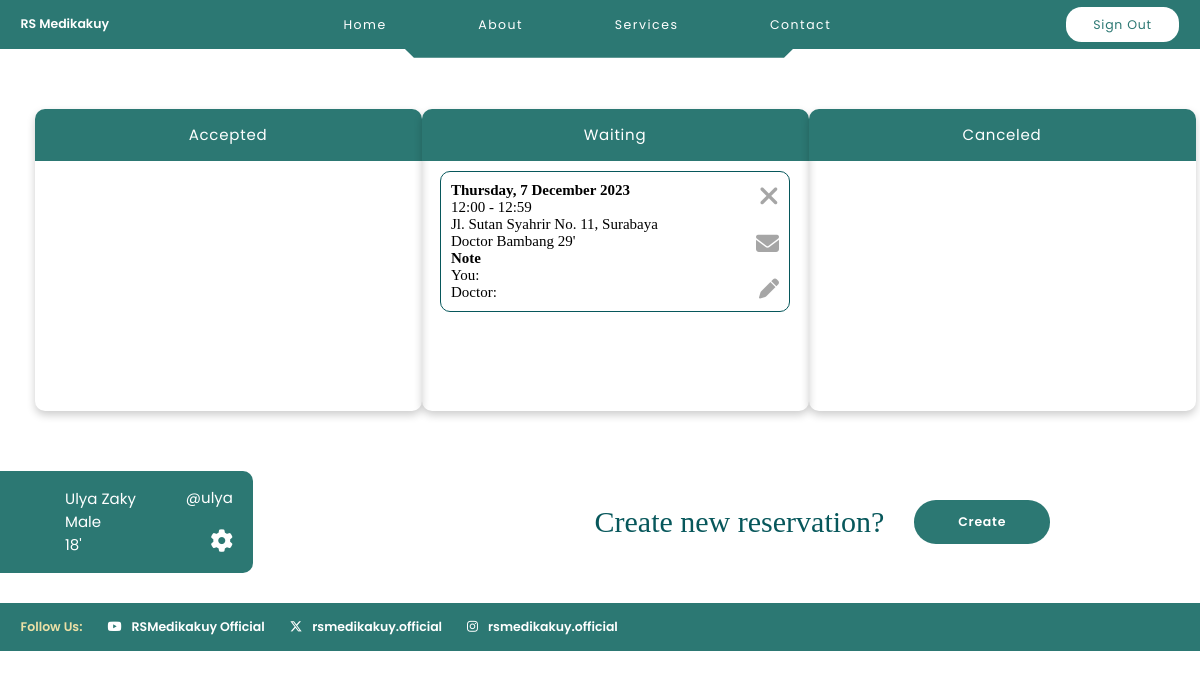
The page /main_patient/6/ on the database its author committed.
### myFirstApp/models.py (models this page shows, shortened)
class Doctor(models.Model):
  username = models.CharField(max_length=200)
  password = models.CharField(max_length=200)
  first_name = models.CharField(max_length=200, default='a')
  last_name = models.CharField(max_length=200, default='a')
  gender = models.CharField(max_length=1, default='m')
  birth_date = models.DateField(default='2003-10-02')
  session = models.CharField(max_length=200, default='a,a')
  day = models.CharField(max_length=200, default='a,a')
  id_hospital = models.CharField(max_length=200)
  @property
  def age(self):
    if self.birth_date:
      today = date.today()
      age = today.year - self.birth_date.year - ((today.month, today.day) < (self.birth_date.month, self.birth_date.day))
      return age
    return None

class Reservation(models.Model):
  date = models.DateField(null=True, blank=True)
  status = models.CharField(max_length=200, default='menunggu')
  message_patient = models.TextField(default='')
  message_doctor = models.TextField(default='')
  id_patient = models.CharField(max_length=200)
  id_hospital = models.CharField(max_length=200)
  id_doctor = models.CharField(max_length=200)
  id_session = models.CharField(max_length=200, default='1')

class Session(models.Model):
  start = models.TimeField()
  end = models.TimeField()

class Hospital(models.Model):
  location = models.CharField(max_length=200)
  address = models.CharField(max_length=200)

class Patient(models.Model):
    username = models.CharField(max_length=200)
    password = models.CharField(max_length=200)
    first_name = models.CharField(max_length=200, default='a')
    last_name = models.CharField(max_length=200, default='a')
    gender = models.CharField(max_length=1, default='m')
    birth_date = models.DateField(default=date(2003, 10, 2))
    @property
    def age(self):
      if self.birth_date:
        today = date.today()
        age = today.year - self.birth_date.year - ((today.month, today.day) < (self.birth_date.month, self.birth_date.day))
        return age
      return None

### myFirstApp/views.py (the view)
# urls.py: path('main_patient/<int:id>/', views.main_patient, name='main_patient'),
def main_patient(request, id):
    patient = Patient.objects.get(id=id)
    reservasi = Reservation.objects.filter(id_patient=id).order_by('date', 'id_session')
    if not reservasi.exists():
        kosong = mark_safe('<div class="kosong">There is no reservation schedule</div>')
        none = mark_safe('style="display: none;"')
    else:
        kosong = ""
        none = ""
    reservation_details = []
    for i in reservasi:
        doctor = Doctor.objects.get(id=i.id_doctor)
        hospital = Hospital.objects.get(id=i.id_hospital)
        session = Session.objects.get(id=i.id_session)
        reservation = Reservation.objects.get(id=i.id)
        reservation_detail = {
            'doctor': doctor,
            'hospital': hospital,
            'session': session,
            'reservation': reservation,
        }
        reservation_details.append(reservation_detail)
    context = {
        'kosong': kosong,
        'none': none,
        'patient': patient,
        'reservation_details': reservation_details,
    }
    return render(request, 'main_patient.html', context)

### templates/main_patient.html (shortened to what this page needs)
{% extends 'base.html' %}
{% block content %}
<header>
  <div class="logo">RS Medikakuy</div>
  <ul class="nav">
    <li><a href="/#home">Home</a></li>
    <li><a href="/#about">About</a></li>
    <li><a href="/#services">Services</a></li>
    <li><a href="/#contact">Contact</a></li>
  </ul>
  <div class="register"><a href="/login_patient/">Sign Out</a> </div>
  <svg xmlns="http://www.w3.org/2000/svg" height="75" viewBox="0 0 1440 75" fill="none" class="rule">
    <path d="M0 25H481.336L506.88 50H930.616L956.16 25H1440" stroke="#2C7873" stroke-width="50"/>
  </svg>
</header>
<main class="main-main">
  <div class="jadwal-wrap">
    <div class="jadwal" {{none}}>
      <p>Accepted</p>
      <ul>
      </ul>
    </div>
    <div class="jadwal" {{none}}>
      <p>Waiting</p>
      <ul>
        {% for i in reservation_details %}
          {% if i.reservation.status == 'menunggu' %}
            <li>
              <div class="jadwal-left">
                <b>{{ i.reservation.date|date:"l, j F Y" }}</b><br>
                {{ i.session.start|time:"H:i" }} - {{ i.session.end|time:"H:i" }} <br>
                {{ i.hospital.address }} <br>
                Doctor {{ i.doctor.first_name }} {{ i.doctor.age }}' <br>
                <b>Note</b> <br>
                You: {{ i.reservation.message_patient }} <br>
                Doctor: {{ i.reservation.message_doctor }} <br>
              </div>
              <div class="jadwal-right">
                <a href="/cancel_reservation/{{ i.reservation.id }}/" class="decline" title="Cancel"><i class="fa-solid fa-xmark"></i></a>
                <a href="/message_patient/{{ i.reservation.id }}/" class="message" title="Note"><i class="fa-solid fa-envelope"></i></a>
                <a href="/reservation_edit/{{ i.reservation.id }}/" class="edit" title="Edit"><i class="fa-solid fa-pen"></i></a>
              </div>
            </li>
          {% endif %}
        {% endfor %}
        </ul>
    </div>
    <div class="jadwal" {{none}}>
      <p>Canceled</p>
      <ul>
        </ul>
    </div>
  </div>
  <div class="profil-reservasi">
    <div class="profil-wrap">
      <div class="profil">
        <div class="profil-left">
          {{ patient.first_name }} {{patient.last_name}} <br>
          {% if patient.gender == 'm' %}
            Male
          {% else %}
            Female
          {% endif %}
          <br> {{ patient.age }}'
        </div>
        <div class="profil-right">
          <div class="username"> @{{ patient.username }} </div>
          <a href="/patient_edit/{{ patient.id }}/" class="edit-profil" title="Edit profile"><i class="fa-solid fa-gear"></i></a>
        </div>
      </div>
    </div>
    <div class="buat-reservasi">
      Create new reservation? <a href="/reservation_create/{{ patient.id }}">Create</a>
    </div>
  </div>
</main>
<footer>
  <div>Follow Us: </div>
  <a class="yt" href="#">
    <i class="fa-brands fa-youtube"></i>
    <div>RSMedikakuy Official</div>
  </a>
  <a class="x" href="#">
    <i class="fa-brands fa-x-twitter"></i>
    <div>rsmedikakuy.official</div>
  </a>
  <a class="ig" href="#">
    <i class="fa-brands fa-instagram"></i>
    <div>rsmedikakuy.official</div>
  </a>
</footer>
{% endblock content %}

### static/css/style.css (style rules this page uses)
* { margin: 0; padding: 0; box-sizing: border-box; list-style: none; text-decoration: none; }
html { scroll-behavior: smooth; }
header { width: 100%; height: 4.875rem; padding: 0.56rem 2.06rem; background-color: #2C7873; display: flex; justify-content: space-between; align-items: center; position: relative; }
.rule { width: 100%; position: absolute; left: 0; bottom: -1.5625rem;; z-index: -1; }
.logo { color: #FFF; font-family: Poppins; font-size: 1.25rem; font-style: normal; font-weight: 600; line-height: normal; }
.nav { display: flex; justify-content: space-around; align-items: center; width: 50%; }
.nav a { color: #FFF; font-family: Poppins; font-size: 1.25rem; font-style: normal; font-weight: 400; line-height: 1.71488rem; letter-spacing: 0.15rem; }
.register a { background-color: #FFF; color: #2C7873; font-family: Poppins; font-size: 1.25rem; font-style: normal; font-weight: 400; line-height: 1.71488rem; letter-spacing: 0.075rem; display: flex; justify-content: center; align-items: center; width: 11.375rem; height: 3.5rem; flex-shrink: 0; border-radius: 1.5625rem; }
main { margin: 6.4185rem 9.87rem; display: flex; justify-content: space-between; align-items: center; height: 47.4375rem; }
footer { width: 100%; padding: 1.5rem 2.06rem; background: #2C7873; color: #FFF; font-family: Poppins; font-size: 1.25rem; font-style: normal; font-weight: 600; line-height: normal; display: flex; gap: 2.5rem; margin-top: 2rem; }
footer > div:first-of-type { color: #ECE0A6; font-family: Poppins; font-size: 1.25rem; font-style: normal; font-weight: 600; line-height: normal; }
footer div, footer a { display: flex; justify-content: center; align-items: center; gap: 1rem; }
footer a { color: #FFF; }
.main-main { display: block; margin: 0; }
.jadwal-wrap { min-height: 30.214rem; margin: 6rem 3.45rem; display: flex; justify-content: space-between; align-items: center; }
.jadwal { overflow: hidden; min-width: 38.7rem; border-radius: 1rem; box-shadow: 0 4px 8px 0 rgba(0,0,0,0.2);; }
.jadwal p { color: #FFF; font-family: Poppins; font-size: 1.5rem; font-style: normal; font-weight: 400; line-height: 1.71488rem; letter-spacing: 0.075rem; background-color: #2C7873; text-align: center; padding: 1.75rem; }
.jadwal ul { padding: 10px; height: 25rem; overflow-y: auto; }
.jadwal ul li { margin: auto; width: 35rem; padding: 1rem; border: 1px solid #07575B; border-radius: 1rem; background: #FFF; color: #000; font-family: Calibri; font-size: 1.5rem; font-style: normal; font-weight: 400; line-height: normal; position: relative; margin-bottom: 1.5rem; display: flex; justify-content: space-between; }
.jadwal a { color: rgba(128, 128, 128, 0.7); }
.jadwal-right { display: flex; flex-direction: column; align-items: flex-end; justify-content: space-between; }
.edit { font-size: 2rem; }
.decline { font-size: 2.7rem; }
.message { font-size: 2.3rem; }
.profil-wrap { display: inline-block; }
.profil-reservasi { display: flex; justify-content: space-between; align-items: center; }
.profil { display: flex; justify-content: space-between; align-items: center; gap: 5rem; background-color: #2C7873; padding: 1.5rem 2rem 1.5rem 6.5rem; color: #FFF; font-family: Poppins; font-size: 1.5rem; font-style: normal; font-weight: 400; line-height: normal; border-radius: 0 1rem 1rem 0; }
.profil-right { display: flex; flex-direction: column; align-items: flex-end; justify-content: space-between; gap: 1.5rem; }
.profil .edit-profil { color: #FFF; font-size: 2.25rem; transition: transform 0.25s; }
.buat-reservasi { padding-right: 15rem; color: #07575B; font-family: Calibri; font-size: 3rem; font-style: normal; font-weight: 400; line-height: normal; display: flex; gap: 3rem; align-items: center; }
.buat-reservasi a { display: flex; width: 13.5625rem; height: 4.375rem; justify-content: center; align-items: center; flex-shrink: 0; border-radius: 2.1875rem; background: #2C7873; color: #FFF; text-align: center; font-family: Poppins; font-size: 1.25rem; font-style: normal; font-weight: 600; line-height: 1.71488rem; letter-spacing: 0.075rem; }
@media only screen and (min-width: 992px) { html { font-size: 10px; } }
@media only screen and (min-width: 992px) { main { display: flex; justify-content: space-around; } }

### rows shown on the page
Doctor: reservation "Thursday, 7 December 2023", session.start "12:00", session.end "12:59", hospital.address "Jl. Sutan Syahrir No. 11, Surabaya", doctor.first_name "Bambang", doctor.age "29"
Patient: first_name "Ulya", last_name "Zaky", age "18", username "ulya"
